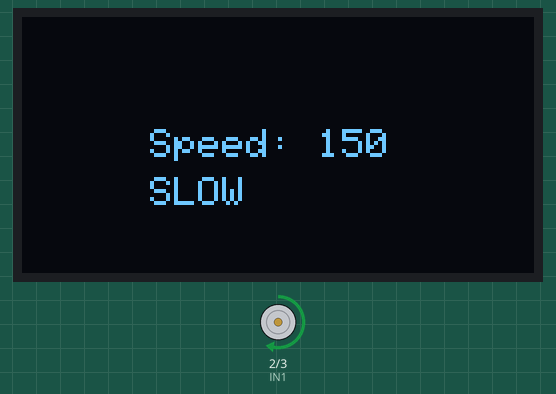
This sketch was run on a simulated ESP32. Shown: 128×64 one-colour display, motor-driver pin pairs drawn as motors (green arrow = first pin HIGH = forward, orange = second pin HIGH = backward, longer = more drive). What the sketch prints to the serial monitor is not drawn.

Above: at 0.2 s.
At 2.2 s:
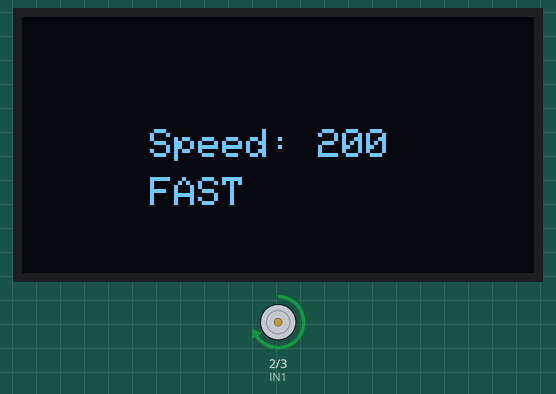
Timing chart, 0 to 40.0 s (numbered marks = the images above):
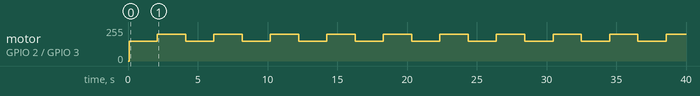

The sketch:

dc_motor.ino
```cpp
// DC Motor control with DRV8833 H-bridge + OLED display

#include <Wire.h>
#include <Adafruit_GFX.h>
#include <Adafruit_SSD1306.h>

// OLED configuration
#define SCREEN_WIDTH 128
#define SCREEN_HEIGHT 64
#define OLED_SDA 5
#define OLED_SCL 6

Adafruit_SSD1306 display(SCREEN_WIDTH, SCREEN_HEIGHT, &Wire, -1);

// Motor pins
#define IN1 2  // GPIO2 -> DRV8833 IN1
#define IN2 3  // GPIO3 -> DRV8833 IN2

#define PWM_FREQ 20000     // 20kHz PWM frequency
#define PWM_RESOLUTION 8   // 8-bit resolution (0-255)

#define SLOW_SPEED 150     // ~60% duty cycle
#define FAST_SPEED 200     // ~80% duty cycle

void updateDisplay(const char* status, int speed) {
    display.clearDisplay();
    display.setTextSize(1);
    display.setTextColor(SSD1306_WHITE);
    display.setCursor(32, 28);
    display.print("Speed: ");
    display.print(speed);
    display.setCursor(32, 40);
    display.print(status);
    display.display();
}

void setup() {
    Serial.begin(115200);
    Serial.println("DC Motor - DRV8833 + OLED");

    // Initialize I2C for OLED
    Wire.begin(OLED_SDA, OLED_SCL);

    // Initialize OLED
    if (!display.begin(SSD1306_SWITCHCAPVCC, 0x3C)) {
        Serial.println("SSD1306 failed");
    }
    display.clearDisplay();
    display.display();

    // Configure PWM on both pins
    ledcAttach(IN1, PWM_FREQ, PWM_RESOLUTION);
    ledcAttach(IN2, PWM_FREQ, PWM_RESOLUTION);

    // Start with motor off
    ledcWrite(IN1, 0);
    ledcWrite(IN2, 0);

    updateDisplay("Ready", 0);
    Serial.println("Ready");
}

void spinMotor(int speed) {
    ledcWrite(IN1, speed);
    ledcWrite(IN2, 0);
}

void stopMotor() {
    ledcWrite(IN1, 0);
    ledcWrite(IN2, 0);
}

void loop() {
    Serial.println("Slow speed");
    spinMotor(SLOW_SPEED);
    updateDisplay("SLOW", SLOW_SPEED);
    delay(2000);

    Serial.println("Fast speed");
    spinMotor(FAST_SPEED);
    updateDisplay("FAST", FAST_SPEED);
    delay(2000);
}
```

Measured:
- by itself, motor on GPIO 2 (IN1) / GPIO 3 (IN2): alternates forward 199/255 for 2.0 s and forward 149/255 for 2.0 s
- what the display in image 0 shows lasts 2.0 s, from 0.1 s to 2.1 s
